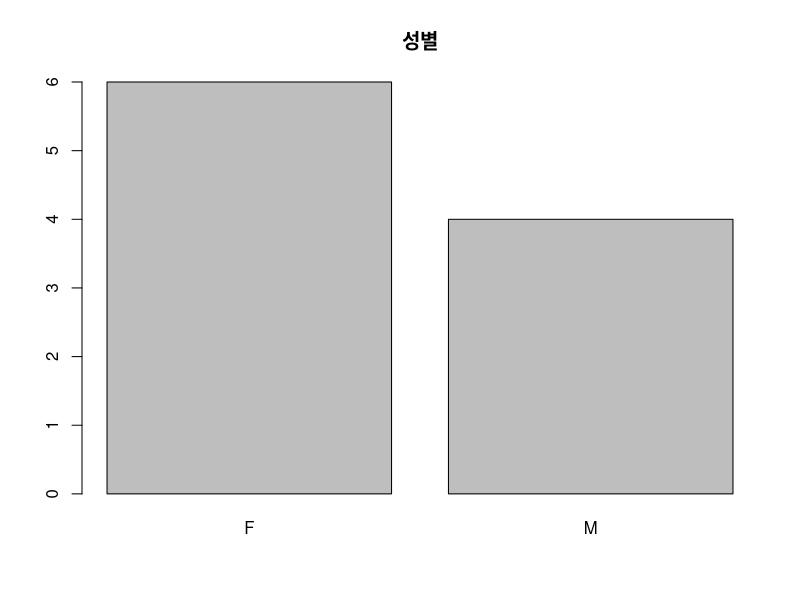
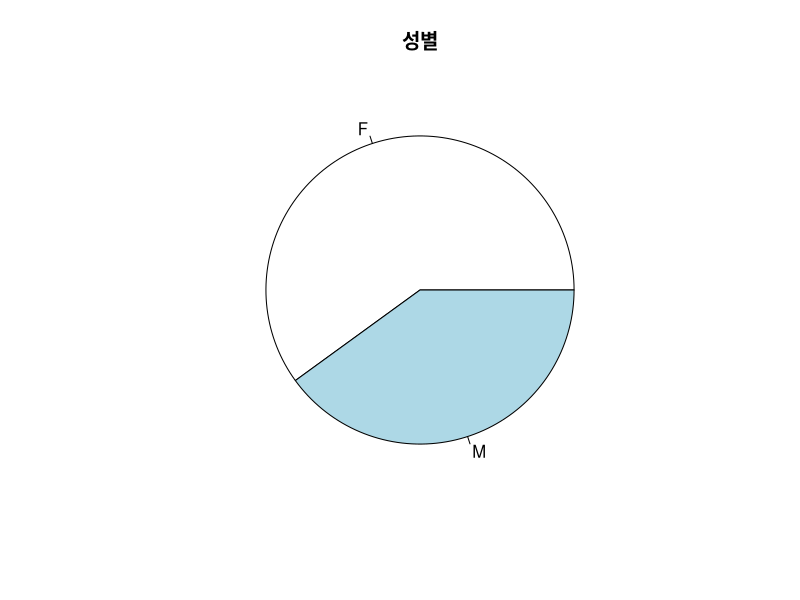
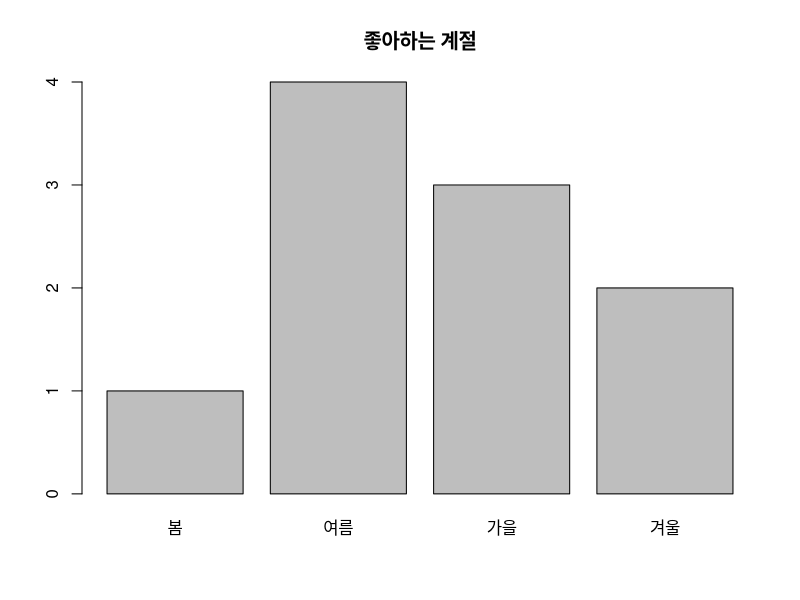
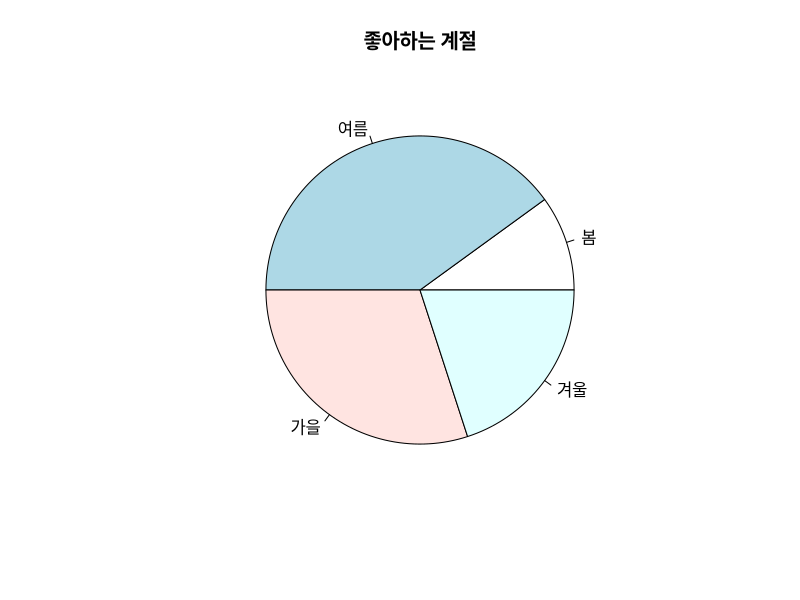
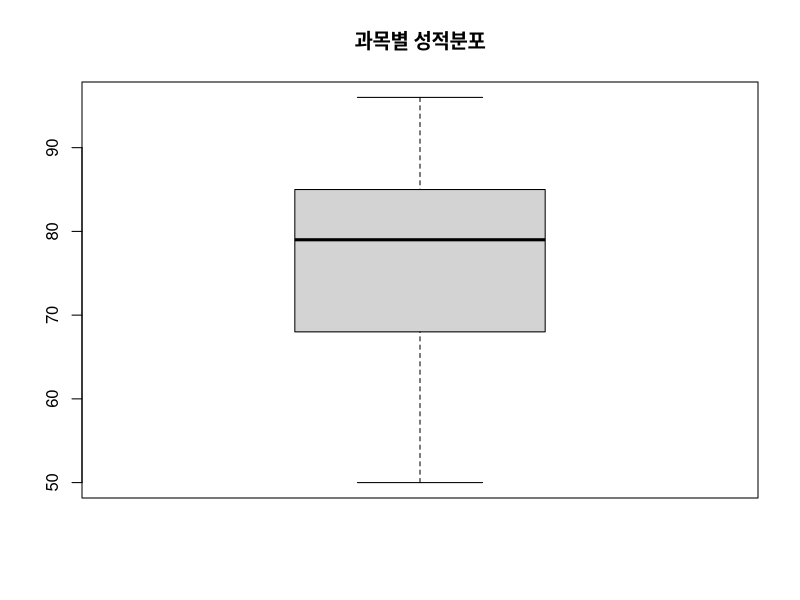
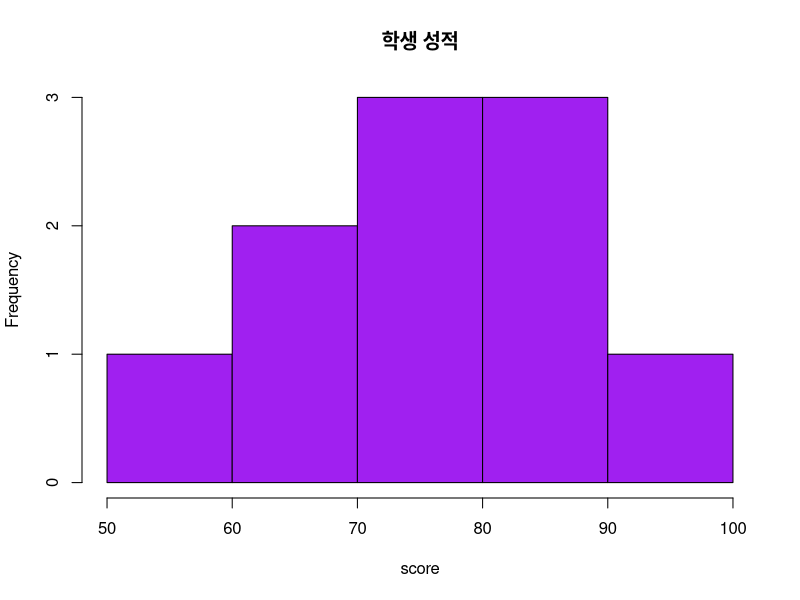
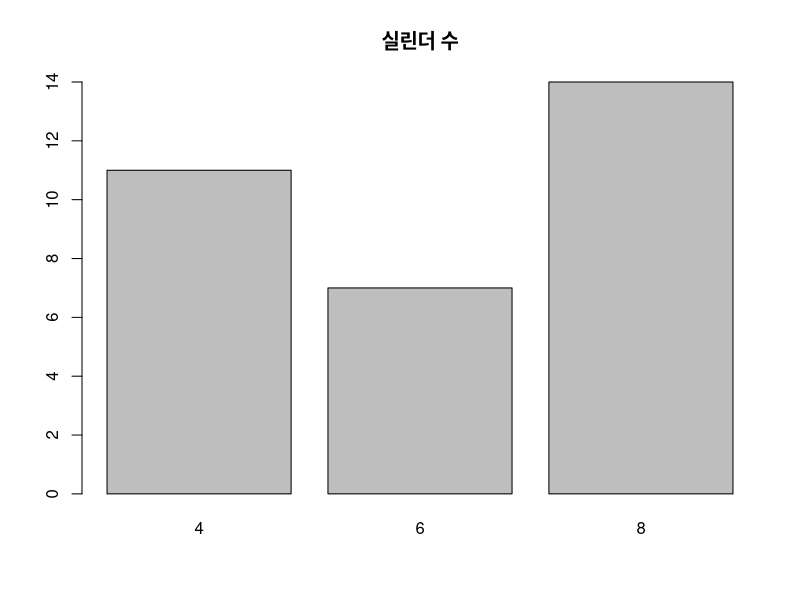
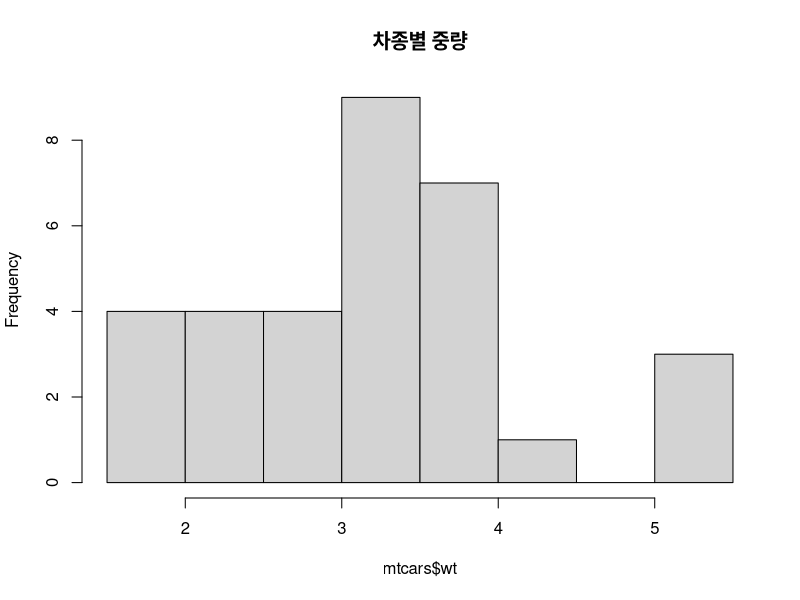

Recreate these plots in R, in order.
#
# 작성일 : 2019.12.2
# 제출일 : 2019.12.2
#

#문제1
#어떤 학급의 성별이 다음과 같을 때 주어진 문제를 해결하기 위한 R 코드를 작성하시오.
# F F F M M F F F M M

#1. 위의 자료를 gender 벡터에 저장하시오.
gender <- c("F", "F", "F", "M", "M","F", "F","F", "M","M")
#2. gender에 있는 값들에 대해 도수분포표를 작성하여 출력하시오.
ds <- table(gender)
ds
#3. gender에 있는 값들에 대해 막대그래프를 작성하여 출력하시오.
barplot(ds, main="성별")
#4. gender에 있는 값들에 대해 원그래프를 작성하여 출력하시오.
pie(ds, main="성별")

#문제2
#좋아하는 계절에 대한 조사 결과가 다음과 같을 때 주어진 문제를 해결하기 위한 R 코드를 작성하시오.
#여름 겨울 봄 가을 여름 가을 겨울 여름 여름 가을

#1. 위의 자료를 season 벡터에 저장하시오.
season <- c("여름", "겨울", "봄", "가을", "여름", "가을", "겨울", "여름", "여름", "가을")
#2. season에 있는 값들에 대해 도수분포표를 작성하여 출력하시오.
dfs <- table(season)
dfs
#3. season에 있는 값들에 대해 막대그래프를 작성하여 출력하시오.
dfs <- dfs[c(3,4,1,2)]
dfs
barplot(dfs, main="좋아하는 계절")
#4. season에 있는 값들에 대해 원그래프를 작성하여 출력하시오.
pie(dfs, main="좋아하는 계절")

#문제3
#학생 A의 과목별 성적이 다음과 같을 때 각 문제를 해결하기 위한 R 코드를 작성하시오.
#KOR ENG ATH HIST SOC MUSIC BIO EARTH PHY ART
#90 	85 	73 	80 	 85  65    78  50    68  96

#1. 위 데이터를 score 벡터에 저장하시오(과목명은 데이터 이름으로 저장).
score <- c(90, 85, 73, 80, 85, 65, 78, 50, 68, 96)
names(score) <- c("KOR", "ENG", "ATH", "HIST", "SOC", "MUSIC", "BIO", "EARTH", "PHY", "ART")
#2. score 벡터의 내용을 출력하시오.
score
#3. 전체 성적의 평균과 중앙값을 각각 구하시오.
mean(score)
median(score)
#4. 전체 성적의 표준편차를 출력하시오.
sd(score)
#5. 가장 성적이 높은 과목의 이름을 출력하시오.
names(score[score == max(score)])   #이거 말고 더 간단한 게 있을 것 같당
#6. 성적에 대한 상자그림을 작성하고, 이상치에 해당하는 과목이 있으면 출력하시오.
boxplot(score, main="과목별 성적분포")
boxplot.stats(score)$out
#7. 다음 조건을 만족하는 위 성적에 대한 히스토그램을 작성하시오.
#(그래프 제목: 학생 성적, 막대의 색: 보라색)
hist(score, main = "학생 성적", col='purple')


#문제3. R에서 제공하는 mtcars 데이터셋에 대해 다음 문제를 해결하기 위한 R코드를 작성하시오.
#1. 중량(wt)의 평균값, 중앙값, 절사평균값(절사범위: 15%), 표준편차를 각각 구하시오.
mean(mtcars$wt)
median(mtcars$wt)
mean(mtcars$wt, trim=0.15)
sd(mtcars$wt)
#2. 중량(wt)에 대해 summary( ) 함수의 적용 결과를 출력하시오.
summary(mtcars$wt)
#3. 실린더수(cyl)에 대해 도수분포표를 출력하시오.
tb.mtcars.cyl <- table(mtcars$cyl)
tb.mtcars.cyl
#4. 앞에서 구한 도수분포표를 막대그래프로 출력하시오.
barplot(tb.mtcars.cyl, main="실린더 수")
#5. 중량(wt)의 히스토그램을 출력하시오.
hist(mtcars$wt, main="차종별 중량")
#6. 중량(wt)에 대해 상자그림을 출력하시오.(단, 상자그림으로부터 관찰할 수 있는정보를 함께 출력하시오.)
boxplot(mtcars$wt, main="차종별 중량")
boxplot.stats(mtcars$wt)
#7. 배기량(disp)에 대한 상자그림을 출력하시오.(단, 상자그림으로부터 관찰할 수 있는 정보를 함께 출력하시오.)
boxplot(mtcars$disp, main="차종별 배기량")
boxplot.stats(mtcars$disp)
#8. 기어수(gear)를 그룹 정보로 하여 연비(mpg) 자료에 대해 상자그림을 작성작성하고,
#각 그룹의 상자그림을 비교하여 관찰할 수 있는 것이 무엇인지 나타내시오.
boxplot(mtcars$mpg~mtcars$gear, mtcars, main="기어수 그룹 별 연비", xlab="기어수", ylab="연비")
#기어가 4일때 연비가 제일 죠음 / 기어가 3이면 전반적으로 연비가 나쁨 / 기어가 5일때때는 편차가 큼
